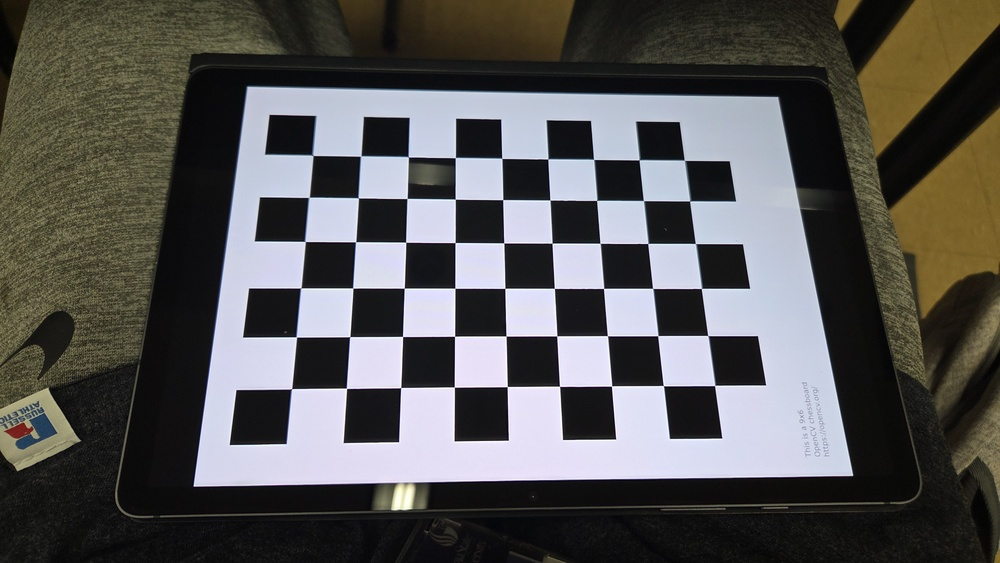
#> input picture calibration_images/20251015_175400.jpg, 1000 x 563 px, shrunk from 4000 x 2252 before the run; its folder holds 4 pictures in this run
$ python calibrate_camera.py
#> lines starting #> are read from the running program, lines starting #| are printed output that depends on the picture
# calibrate_camera.py
import numpy as np
import cv2
import glob
import os

# --- Define the dimensions of the checkerboard ---
# This is the number of INTERIOR corners. For a 10x7 grid of squares,
# you will have 9x6 interior corners.
CHECKERBOARD = (9, 6)

# --- Create a directory to save calibration images if it doesn't exist ---
IMAGE_DIR = 'calibration_images'
if not os.path.exists(IMAGE_DIR):
    os.makedirs(IMAGE_DIR)
    print(f"Created directory: {IMAGE_DIR}")
    exit()

# --- Calibration Setup ---
# Termination criteria for the corner sub-pixel algorithm
criteria = (cv2.TERM_CRITERIA_EPS + cv2.TERM_CRITERIA_MAX_ITER, 30, 0.001)

# Prepare object points, like (0,0,0), (1,0,0), (2,0,0) ....,(8,5,0)
# These are the 3D coordinates of the checkerboard corners in an ideal, flat world.
objp = np.zeros((CHECKERBOARD[0] * CHECKERBOARD[1], 3), np.float32)
objp[:, :2] = np.mgrid[0:CHECKERBOARD[0], 0:CHECKERBOARD[1]].T.reshape(-1, 2)

# Arrays to store object points and image points from all the images.
objpoints = []  # 3d point in real world space
imgpoints = []  # 2d points in image plane.

images = glob.glob(f'{IMAGE_DIR}/*.jpg') # You can change to .png, etc.

if not images:
    print(f"Error: No images found in the '{IMAGE_DIR}' directory. Please add your calibration photos.")
    exit()

print(f"Found {len(images)} images. Processing...")

for fname in images:
    img = cv2.imread(fname)
#> img is the input picture: shape (563, 1000, 3); mean B, G, R 85.1, 86.4, 87.5
    gray = cv2.cvtColor(img, cv2.COLOR_BGR2GRAY)
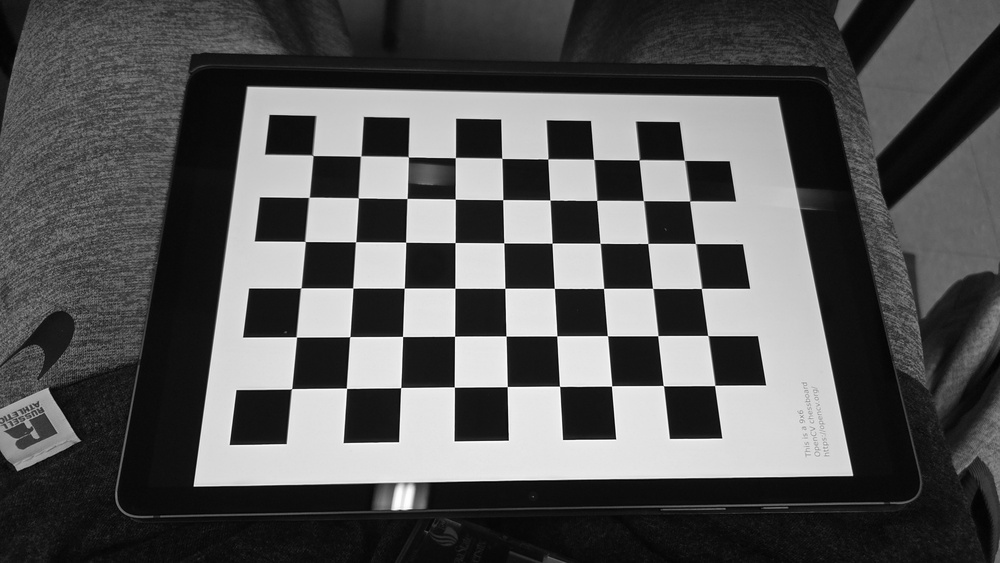
#> gray: shape (563, 1000); min 0, max 255, mean 86.6

    # Find the chess board corners
    # After
    ret, corners = cv2.findChessboardCorners(gray, CHECKERBOARD,
                                             cv2.CALIB_CB_ADAPTIVE_THRESH + cv2.CALIB_CB_NORMALIZE_IMAGE)
#> ret = True; corners = 54 rows, first 8: [312.9, 155.5], [360.6, 156.1], [408.4, 156.9], [455.3, 157.7], [501.9, 158.4], [547.7, 159], [593.6, 159.4], [639, 159.9]

    # If found, add object points, image points (after refining them)
    if ret:
        objpoints.append(objp)
        # Refine the corner locations for better accuracy
        corners2 = cv2.cornerSubPix(gray, corners, (11, 11), (-1, -1), criteria)
#> corners2 = 54 rows, first 8: [312.7, 155.3], [360.7, 156], [408.2, 156.8], [455.4, 157.6], [501.8, 158.3], [547.9, 158.8], [593.7, 159.3], [639.2, 159.8]
        imgpoints.append(corners2)
        print(f"✓ Corners found in {os.path.basename(fname)}")
    else:
        print(f"✗ Corners not found in {os.path.basename(fname)}. Skipping this image.")
#> pass 2 of the loop `for fname in images:`:
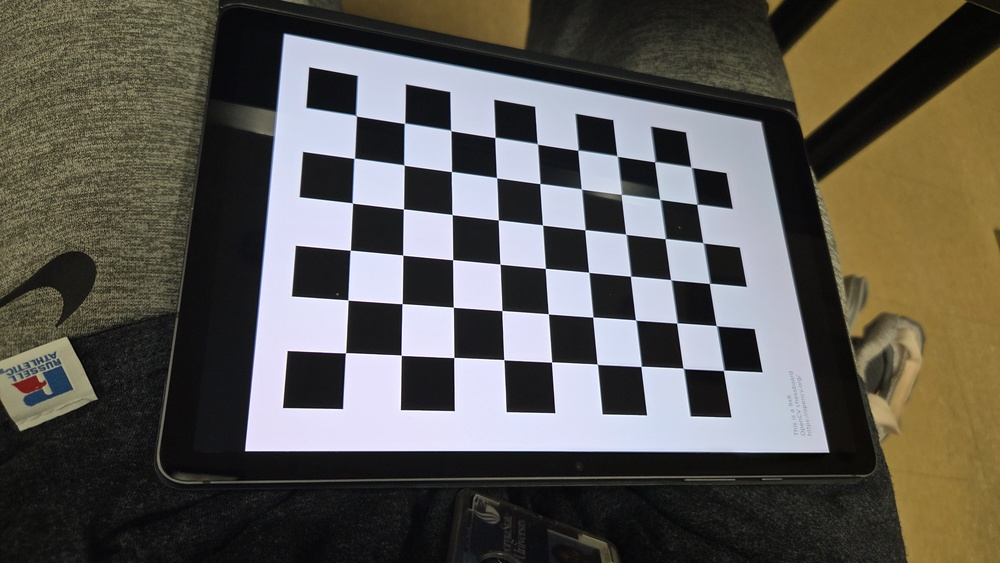
#> input picture calibration_images/20251015_175404.jpg, 1000 x 563 px, shrunk from 4000 x 2252 before the run
#> img is the input picture: shape (563, 1000, 3); mean B, G, R 82.8, 89, 92.3
#> `gray = cv2.cvtColor(img, cv2.COLOR_BGR2GRAY)`:
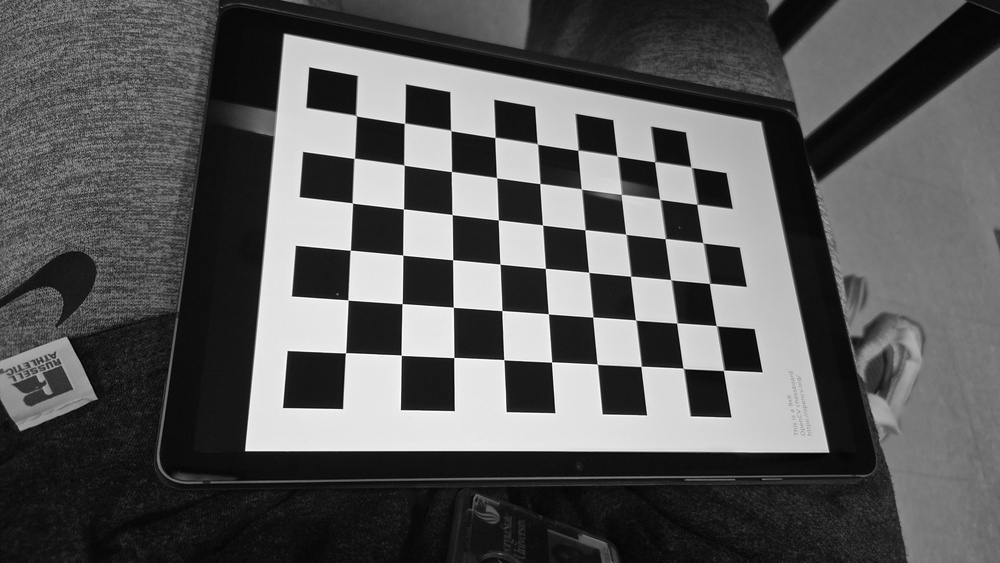
#> gray: shape (563, 1000); min 1, max 255, mean 89.2
#> corners = 54 rows, first 8: [356.5, 115.9], [404.4, 123.4], [450.9, 130.6], [494.9, 137.5], [537.4, 143.9], [577.7, 150.4], [617, 156], [654.5, 161.9]
#> corners2 = 54 rows, first 8: [356.1, 115.6], [404.5, 123.3], [450.7, 130.4], [494.9, 137.4], [537.4, 143.8], [577.9, 150.2], [617.3, 155.9], [654.8, 161.7]
#> pass 3 of the loop `for fname in images:`:
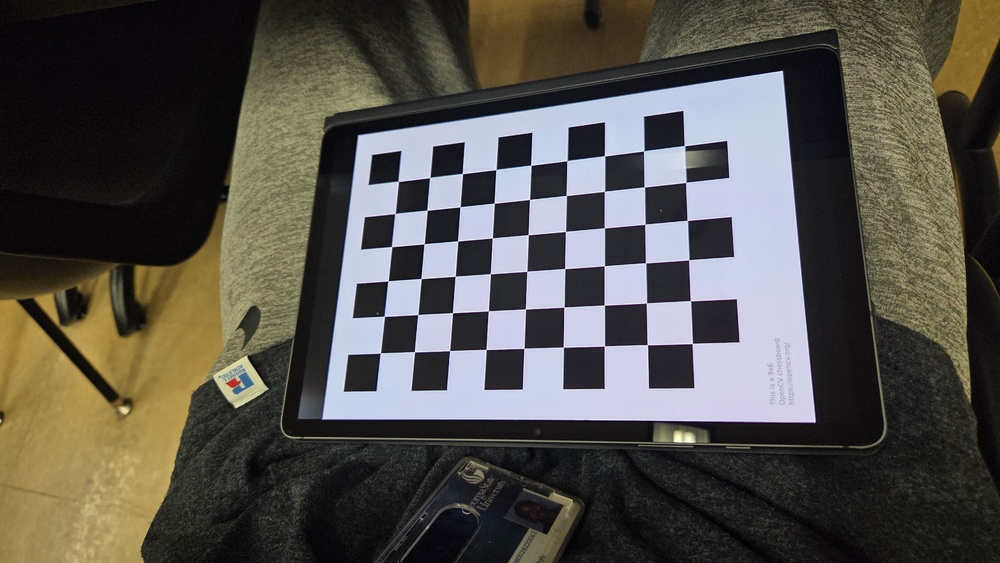
#> input picture calibration_images/20251015_175407.jpg, 1000 x 563 px, shrunk from 4000 x 2252 before the run
#> img is the input picture: shape (563, 1000, 3); mean B, G, R 75, 81, 84
#> `gray = cv2.cvtColor(img, cv2.COLOR_BGR2GRAY)`:
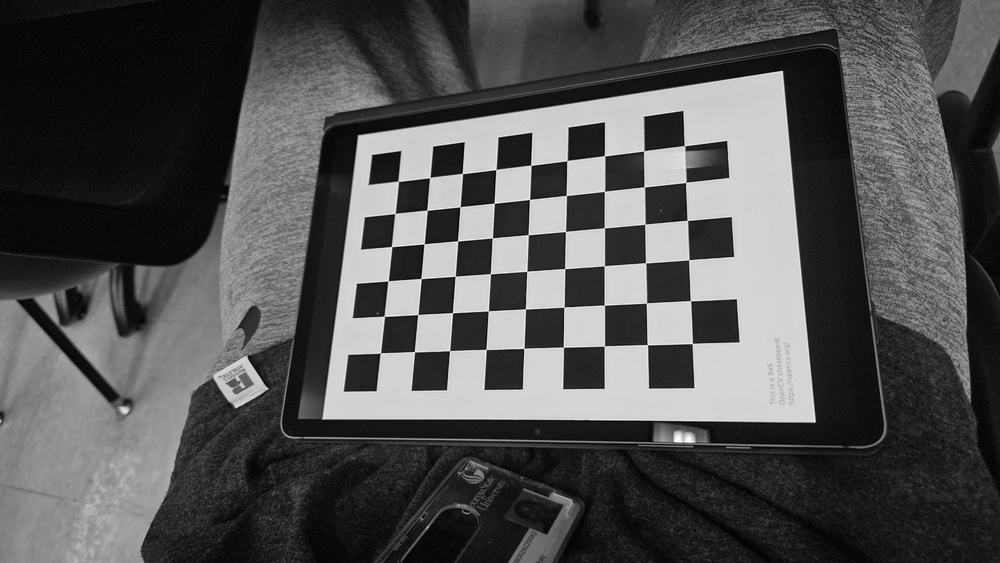
#> gray: shape (563, 1000); min 0, max 253, mean 81.2
#> corners = 54 rows, first 8: [398.2, 181.4], [429.6, 177.6], [462.3, 173.5], [495.8, 169.6], [530.8, 165.2], [566.8, 160.7], [604.5, 155.7], [643.6, 150.9]
#> corners2 = 54 rows, first 8: [398.2, 181.4], [429.7, 177.5], [462.4, 173.6], [496, 169.5], [530.8, 165.2], [566.9, 160.6], [604.6, 155.8], [643.7, 150.8]
#> the loop made 4 passes; the first 3 are shown

if not imgpoints:
    print("\nError: Could not find corners in any of the images. Calibration failed.")
    print("Tips: Ensure good lighting, a flat checkerboard, and clear, non-blurry photos.")
    exit()

print("\nPerforming camera calibration...")
# The core calibration function
# It returns the camera matrix, distortion coefficients, rotation and translation vectors
ret, mtx, dist, rvecs, tvecs = cv2.calibrateCamera(objpoints, imgpoints, gray.shape[::-1], None, None)

# --- Save the calibration result ---
output_file = 'camera_calibration.npz'
np.savez(output_file, camera_matrix=mtx, dist_coeffs=dist)

print("\n--- Calibration Successful! ---")
print(f"Results saved to '{output_file}'")
print("\nCamera Matrix (mtx):\n", mtx)
print("\nFocal Length (fx, fy):", (mtx[0, 0], mtx[1, 1]))
print("\nOptical Center (cx, cy):", (mtx[0, 2], mtx[1, 2]))
print("\nDistortion Coefficients (dist):\n", dist)
